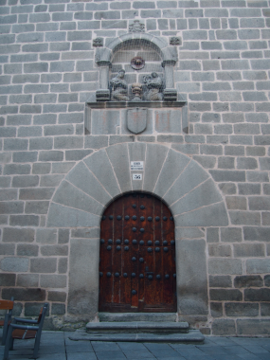
#> input picture Puerta/puerta2.png, 270 x 360 px
$ python 'Área.py'
#> lines starting #> are read from the running program, lines starting #| are printed output that depends on the picture; after the words box and inside, x2 and y2 are one past the last pixel; in counts of white or black regions, pixels touching at a corner belong together
import cv2
import numpy as np

# Cargar la imagen
img = cv2.imread('puerta2.png')
#> img is the input picture: shape (360, 270, 3); mean B, G, R 124.6, 118.7, 114.3

# Seleccionar los puntos
punto1 = (85, 106)
punto2 = (85, 135)
punto3 = (180, 106)
punto4 = (180, 135)

# Dibujar los puntos en la imagen
cv2.circle(img, punto1, 5, (0, 0, 255), -1)
#> img: shape (360, 270, 3); 0.08% of pixels changed, all inside (x1, y1, x2, y2) = (80, 101, 91, 112)
cv2.circle(img, punto2, 5, (0, 0, 255), -1)
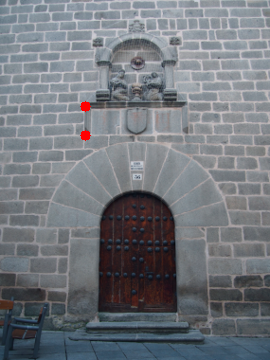
#> img: shape (360, 270, 3); mean B, G, R 124.3, 118.5, 114.5
cv2.circle(img, punto3, 5, (0, 0, 255), -1)
#> img: shape (360, 270, 3); 0.08% of pixels changed, all inside (x1, y1, x2, y2) = (175, 101, 186, 112)
cv2.circle(img, punto4, 5, (0, 0, 255), -1)
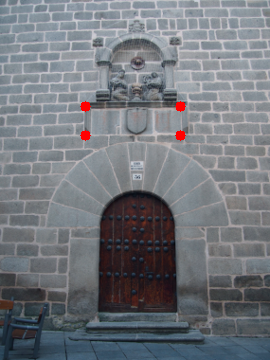
#> img: shape (360, 270, 3); mean B, G, R 124.1, 118.3, 114.8

puntos = np.array([punto1, punto2, punto3, punto4])

# Crear una matriz de ceros del mismo tamaño que la imagen
mascara = np.zeros_like(img[:,:,0])

# Dibujar el cuadrilátero en la máscara
cv2.fillPoly(mascara, [puntos], (255,255,255))
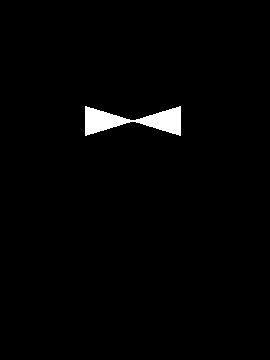
#> mascara: shape (360, 270); 1.5% white; 1 white region, box (x1, y1, x2, y2) and area: (85, 106, 181, 136) 1504

# Calcular los momentos de la máscara
momentos = cv2.moments(mascara)

# Hallar el área del cuadrilátero
area = momentos['m00']
#> area = 383520

print('El área del cuadrilátero es', area)
#| El área del cuadrilátero es 383520.0

cv2.imshow('Imagen', img)
cv2.waitKey(0)
cv2.destroyAllWindows()
